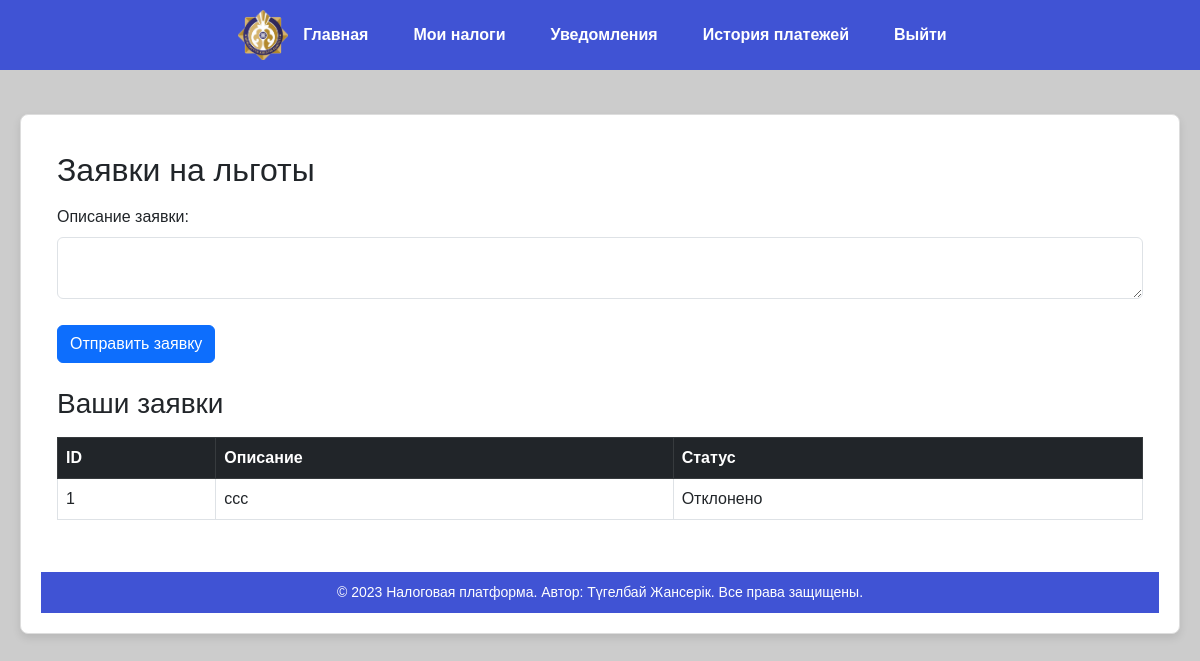
Screenshot of /taxpayer/benefit_requests (signed in) with the database file from the repository.
### app.py (models this page shows)
class BenefitRequest(db.Model):
    id = db.Column(db.Integer, primary_key=True)
    user_id = db.Column(db.Integer, db.ForeignKey('user.id'), nullable=False)
    description = db.Column(db.Text, nullable=False)
    status = db.Column(db.String(20), default='На рассмотрении')

### app.py (the view, shortened to what this page needs)
@app.route('/taxpayer/benefit_requests', methods=['GET', 'POST'])
def taxpayer_benefit_requests():
    if session.get('role') != 'taxpayer':
        return redirect(url_for('index'))
    requests = BenefitRequest.query.filter_by(user_id=session['user_id']).all()
    return render_template('benefit_requests.html', requests=requests)

### app.py (called while the page is built)
@app.before_request
def initialize_database():
    if not hasattr(app, 'db_initialized'):
        db.create_all()  # Создает все таблицы, определенные в моделях
        app.db_initialized = True

@app.context_processor
def inject_user_role():
    role = session.get('role', None)
    return {'user_role': role}

### templates/benefit_requests.html (shortened to what this page needs)
{% extends "base.html" %}
{% block content %}
<div class="card mt-4">
    <div class="card-body">
<h2>Заявки на льготы</h2>
<form action="/taxpayer/benefit_requests" method="POST" class="mt-3">
    <div class="mb-3">
        <label for="description" class="form-label">Описание заявки:</label>
        <textarea id="description" name="description" class="form-control" required></textarea>
    </div>
    <button type="submit" class="btn btn-primary">Отправить заявку</button>
</form>
<h3 class="mt-4">Ваши заявки</h3>
<table class="table table-bordered mt-3">
    <thead class="table-dark">
        <tr>
            <th>ID</th>
            <th>Описание</th>
            <th>Статус</th>
        </tr>
    </thead>
    <tbody>
        {% if requests %}
            {% for request in requests %}
            <tr>
                <td>{{ request.id }}</td>
                <td>{{ request.description }}</td>
                <td>{{ request.status }}</td>
            </tr>
            {% endfor %}
        {% else %}
            <tr>
                <td colspan="3" class="text-center">Нет заявок на льготы.</td>
            </tr>
        {% endif %}
    </tbody>
</table>
{% endblock %}

### static/style.css (style rules this page uses)
* { box-sizing: border-box; }
body { height: auto; overflow: auto; display: block; background-color: #cccccc; font-family: Arial, sans-serif; }
.card { border: 1px solid #ddd; border-radius: 8px; padding: 20px; background-color: #fff; box-shadow: 0 4px 8px rgba(0, 0, 0, 0.1); }
.card .btn { margin-right: 10px; margin-top: 10px; }

### rows the page displays
BenefitRequest: id "1", description "ссс", status "Отклонено"
